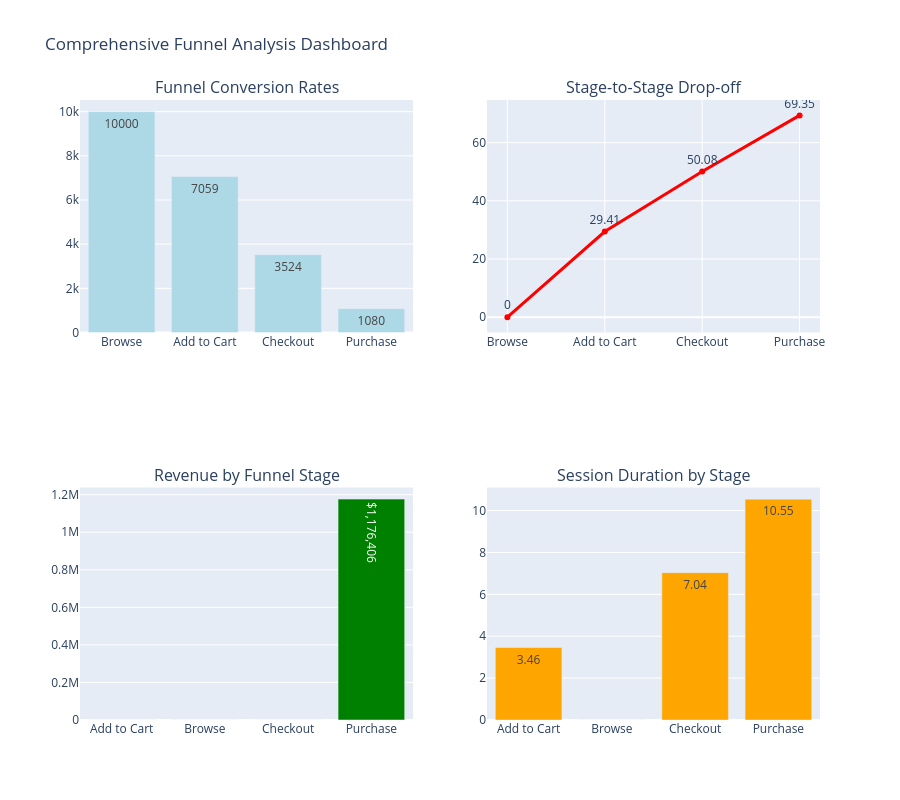

Notebook code cell kept with this figure:
### Markdown cell above
Visualization - overall Funnel

### Code cell
# Create comprehensive funnel visualization
fig =  make_subplots(
    rows=2,cols=2,
    subplot_titles = ('Funnel Conversion Rates','Stage-to-Stage Drop-off',
                      'Revenue by Funnel Stage','Session Duration by Stage'),
    specs=[[{"secondary_y":False },{"secondary_y": False}],
           [{"secondary_y":False },{"secondary_y": False}]]
)
# funnel conversation rates
fig.add_trace(
    go.Bar(x=funnel_df['stage'], y=funnel_df['Sessions'],
           text = funnel_df['Sessions'],textposition='auto',
           name = ' Sessions',marker_color = 'lightblue'),
    row=1,col=1
)
#Drop-off rates
fig.add_trace(
    go.Scatter(x=funnel_df['stage'], y=funnel_df['Drop_off_Rate'],
              mode='lines+markers+text', text=funnel_df['Drop_off_Rate'],
              textposition='top center' , name = 'Drop-off Rate (%)',
              line=dict(color='red',width = 3)),
    row=1,col=2,secondary_y = False
)
# revenue by stage
revenue_by_stage = session_summary.groupby('max_funnel_stage')['Revenue'].sum().reset_index()
fig.add_trace(
    go.Bar(x=revenue_by_stage['max_funnel_stage'] , y= revenue_by_stage['Revenue'],
           text = [f'${x:,.0f}' for x in revenue_by_stage['Revenue']],
           textposition='auto', name= 'Revenue' , marker_color = 'green'),
    row=2,col=1
)
# session duration by stage
duration_by_stage = session_summary.groupby('max_funnel_stage')['Session_Duration_Min'].mean().reset_index()
fig.add_trace(
    go.Bar(x= duration_by_stage['max_funnel_stage'], y=duration_by_stage['Session_Duration_Min'],
           text= duration_by_stage['Session_Duration_Min'].round(2),
           textposition = 'auto',name='avg Session Duration (min)',
           marker_color = 'orange'),
    row=2 , col=2
)
fig.update_layout(height = 800, title_text = "Comprehensive Funnel Analysis Dashboard" , showlegend=False)
fig.show()

### Figure 1 — Plotly figure (JSON) as saved in the notebook; plotly's stock layout.template omitted (floating-point values rounded to 4 significant figures)
{"data": [{"marker": {"color": "lightblue"}, "name": " Sessions", "text": [10000.0, 7059.0, 3524.0, 1080.0], "textposition": "auto", "type": "bar", "x": ["Browse", "Add to Cart", "Checkout", "Purchase"], "xaxis": "x", "y": [10000, 7059, 3524, 1080], "yaxis": "y"}, {"line": {"color": "red", "width": 3}, "mode": "lines+markers+text", "name": "Drop-off Rate (%)", "text": [0.0, 29.41, 50.08, 69.35], "textposition": "top center", "type": "scatter", "x": ["Browse", "Add to Cart", "Checkout", "Purchase"], "xaxis": "x2", "y": [0.0, 29.41, 50.08, 69.35], "yaxis": "y2"}, {"marker": {"color": "green"}, "name": "Revenue", "text": ["$0", "$0", "$0", "$1,176,406"], "textposition": "auto", "type": "bar", "x": ["Add to Cart", "Browse", "Checkout", "Purchase"], "xaxis": "x3", "y": [0.0, 0.0, 0.0, 1176000.0], "yaxis": "y3"}, {"marker": {"color": "orange"}, "name": "avg Session Duration (min)", "text": [3.46, 0.0, 7.04, 10.55], "textposition": "auto", "type": "bar", "x": ["Add to Cart", "Browse", "Checkout", "Purchase"], "xaxis": "x4", "y": [3.461, 0.0, 7.036, 10.55], "yaxis": "y4"}], "layout": {"annotations": [{"font": {"size": 16}, "showarrow": false, "text": "Funnel Conversion Rates", "x": 0.225, "xanchor": "center", "xref": "paper", "y": 1, "yanchor": "bottom", "yref": "paper"}, {"font": {"size": 16}, "showarrow": false, "text": "Stage-to-Stage Drop-off", "x": 0.775, "xanchor": "center", "xref": "paper", "y": 1, "yanchor": "bottom", "yref": "paper"}, {"font": {"size": 16}, "showarrow": false, "text": "Revenue by Funnel Stage", "x": 0.225, "xanchor": "center", "xref": "paper", "y": 0.375, "yanchor": "bottom", "yref": "paper"}, {"font": {"size": 16}, "showarrow": false, "text": "Session Duration by Stage", "x": 0.775, "xanchor": "center", "xref": "paper", "y": 0.375, "yanchor": "bottom", "yref": "paper"}], "height": 800, "showlegend": false, "title": {"text": "Comprehensive Funnel Analysis Dashboard"}, "xaxis": {"anchor": "y", "domain": [0, 0.45]}, "xaxis2": {"anchor": "y2", "domain": [0.55, 1]}, "xaxis3": {"anchor": "y3", "domain": [0, 0.45]}, "xaxis4": {"anchor": "y4", "domain": [0.55, 1]}, "yaxis": {"anchor": "x", "domain": [0.625, 1]}, "yaxis2": {"anchor": "x2", "domain": [0.625, 1]}, "yaxis3": {"anchor": "x3", "domain": [0, 0.375]}, "yaxis4": {"anchor": "x4", "domain": [0, 0.375]}}}
